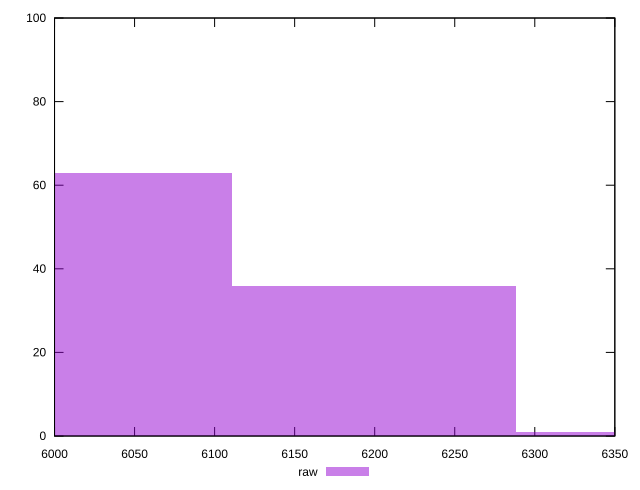

The gnuplot source for this figure:
reset

$raw <<EOF
6376.545506029637 1
6022.292977916879 63
6199.419241973258 36
EOF

set key outside below
set boxwidth 177.1262640563788
set xrange [6000:6350]
set yrange [0:100]
set trange [0:100]
set style fill transparent solid 0.5 noborder
set terminal svg size 640, 490 enhanced background rgb 'white'
set output "reports/report_00031_2021-02-24T23-18-18.084Z/uses-text-compression/samples/music/raw/histogram.svg"

plot $raw title "raw" with boxes

reset
